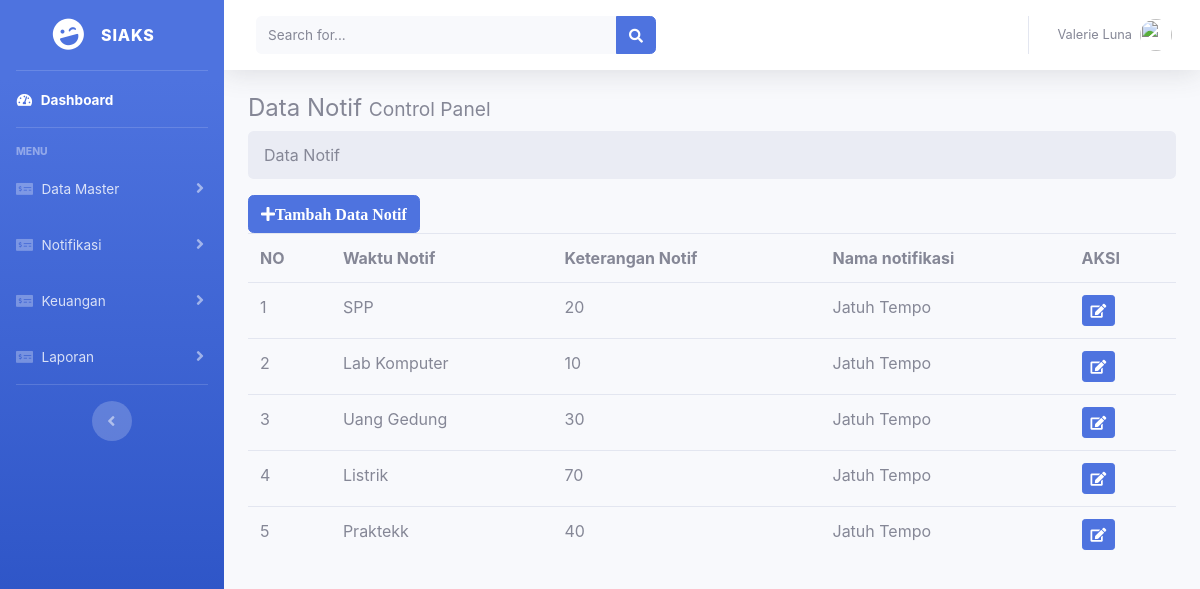
/index.php/notif, run on the app's committed database.
### tables this page shows
CREATE TABLE `tbl_notifikasi` (
  `id_notif` char(5) NOT NULL,
  `id_kk` int(50) NOT NULL,
  `waktu_notif` int(11) NOT NULL,
  `keterangan_notif` varchar(100) NOT NULL
);

CREATE TABLE `tbl_kategori_keu` (
  `id_kk` varchar(50) NOT NULL,
  `nama_kk` varchar(50) NOT NULL,
  `jenis_kk` varchar(100) NOT NULL,
  `status_kk` varchar(50) NOT NULL
);

### application/controllers/notif.php (called while the page is built, shortened)
<?php
class Notif extends CI_Controller {
    public function index()
    {
         $this->load->model('m_notif');
        $data['notif'] = $this->m_notif->kategori_keu()->result();
        $this->load->view('templates/header');
		$this->load->view('templates/sidebar');
		$this->load->view('v_notif',$data);
		$this->load->view('templates/footer');
    }
}
?>

### index.php (called while the page is built, shortened)
<?php
require_once BASEPATH.'core/CodeIgniter.php';

### application/models/m_notif.php (called while the page is built, shortened)
<?php
class M_notif extends CI_Model {
    public function kategori_keu(){
        $this->db->select('*');
        $this->db->from('tbl_kategori_keu');
        $this->db->join('tbl_notifikasi','tbl_notifikasi.id_kk = tbl_kategori_keu.id_kk');
        return $this->db->get('');
    }
}
?>

### application/views/v_notif.php (the view, shortened to what this page needs)
<div class="conten-wrapper container-fluid">
<section class="content-header">
<h4>
Data Notif
<small> Control Panel</small>
</h4>
<ol class="breadcrumb">
<li class="active">Data Notif</li>
</ol>
</section>
<section class="content">
<button class="btn btn-primary" data-toggle="modal" data-target="#exampleModal"><i class="fa fa-plus">Tambah Data Notif</i></button>
<table class="table">
<tr>
<th>NO</th>
<th>Waktu Notif</th>
<th>Keterangan Notif</th>
<th>Nama notifikasi</th>
<th colspan="2">AKSI</th>
</tr>
<?php
$no = 1;
foreach ($notif AS $notif) : ?>
<tr>
<td><?php echo $no++ ?></td>
<td><?php echo $notif->nama_kk ?></td>
<td><?php echo $notif->waktu_notif ?></td>
<td><?php echo $notif->keterangan_notif ?></td>
<td><?php echo anchor('notif/edit_notif/'.$notif->id_notif,'<div class="btn btn-primary btn-sm"><i class="fa fa-edit"></i></div>') ?></td>
</tr>
<?php endforeach; ?>
</table>
</section>
</div>

### data on the page
tbl_notifikasi: id_kk.nama_kk "SPP", waktu_notif "20", keterangan_notif "Jatuh Tempo"
tbl_notifikasi: id_kk.nama_kk "Lab Komputer", waktu_notif "10", keterangan_notif "Jatuh Tempo"
tbl_notifikasi: id_kk.nama_kk "Uang Gedung", waktu_notif "30", keterangan_notif "Jatuh Tempo"
tbl_notifikasi: id_kk.nama_kk "Listrik", waktu_notif "70", keterangan_notif "Jatuh Tempo"
tbl_notifikasi: id_kk.nama_kk "Praktekk", waktu_notif "40", keterangan_notif "Jatuh Tempo"
